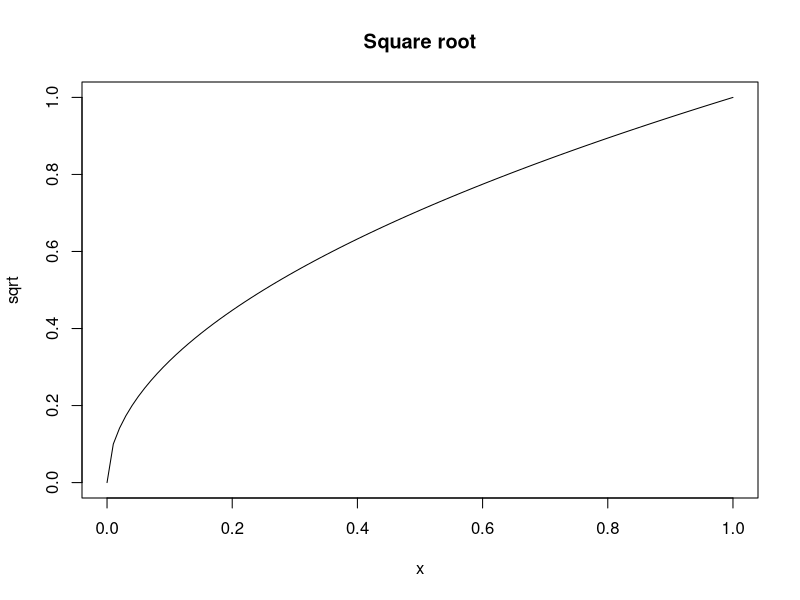

Reproduce this figure in R.
library(repr)


### Name: repr_*.recordedplot
### Title: Plot representations
### Aliases: repr_*.recordedplot repr_text.recordedplot
###   repr_png.recordedplot repr_jpg.recordedplot repr_svg.recordedplot
###   repr_pdf.recordedplot

### ** Examples

dev.new()
dev.control(displaylist = 'enable')
plot(sqrt, main = 'Square root')
p <- recordPlot()
dev.off()

repr_text(p)
